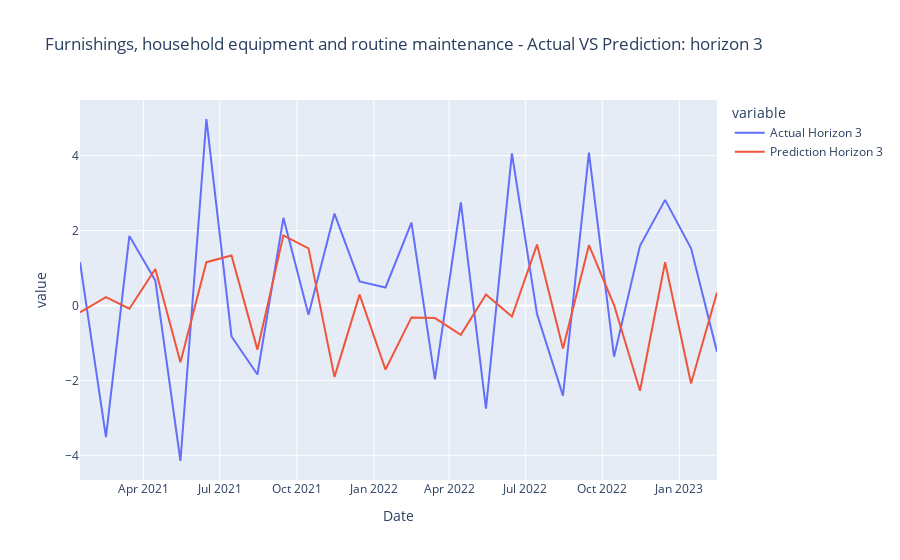
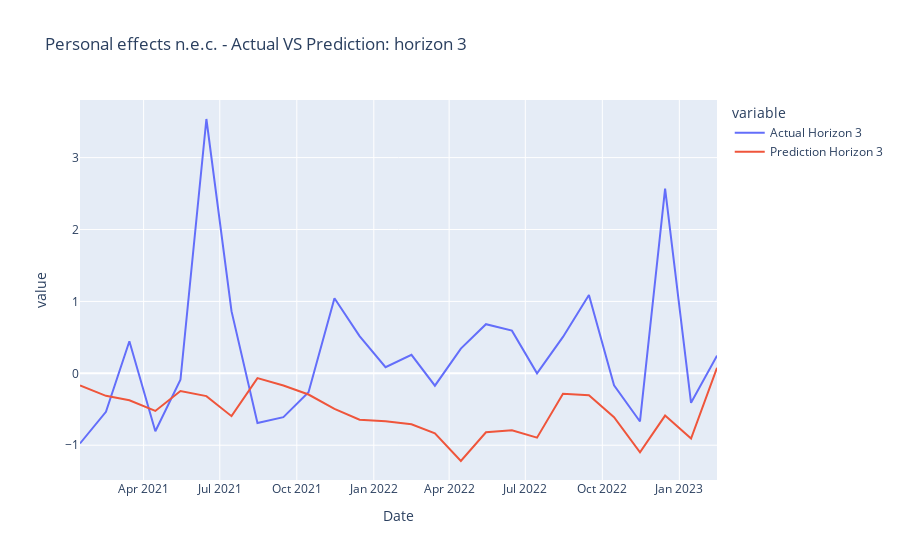
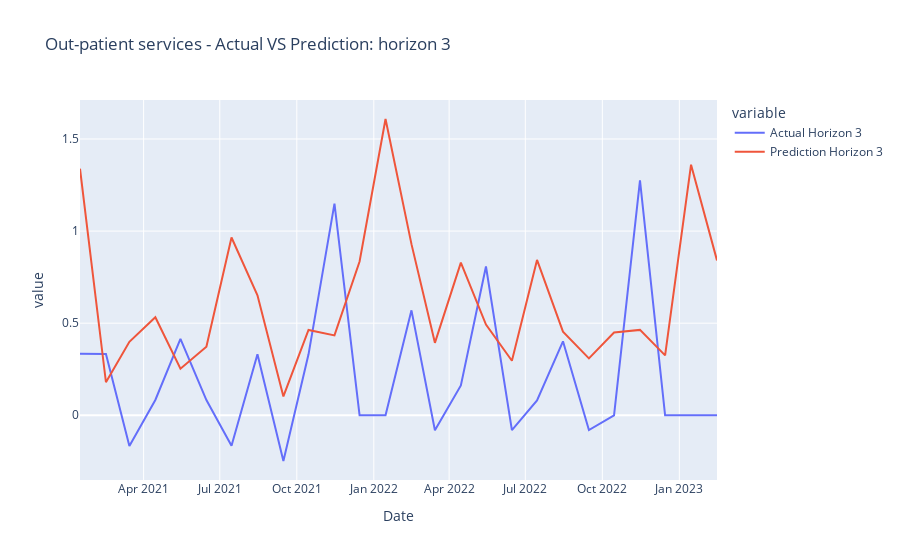
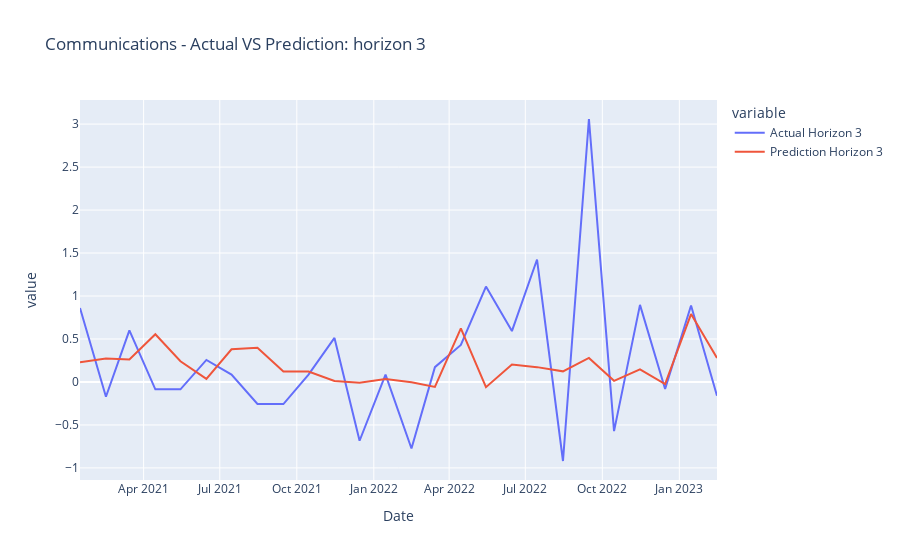

Here is the notebook cell these charts were saved with, in order:
### Code cell
#categories = list(all_data_test_dict_hor_3.keys())
plot_results_horizon(all_data_test_dict_hor_3, categories, 3)

### Figure 1 — Plotly figure (JSON) as saved in the notebook; plotly's stock layout.template omitted (floating-point values rounded to 4 significant figures)
{"data": [{"hovertemplate": "variable=Actual Horizon 3<br>Date=%{x}<br>value=%{y}<extra></extra>", "legendgroup": "Actual Horizon 3", "line": {"color": "#636efa", "dash": "solid"}, "marker": {"symbol": "circle"}, "mode": "lines", "name": "Actual Horizon 3", "orientation": "v", "showlegend": true, "type": "scatter", "x": ["2021-01-15", "2021-02-15", "2021-03-15", "2021-04-15", "2021-05-15", "2021-06-15", "2021-07-15", "2021-08-15", "2021-09-15", "2021-10-15", "2021-11-15", "2021-12-15", "2022-01-15", "2022-02-15", "2022-03-15", "2022-04-15", "2022-05-15", "2022-06-15", "2022-07-15", "2022-08-15", "2022-09-15", "2022-10-15", "2022-11-15", "2022-12-15", "2023-01-15", "2023-02-15", null, null, null], "xaxis": "x", "y": [1.157, -3.512, 1.855, 0.6661, -4.151, 4.978, -0.8265, -1.843, 2.339, -0.248, 2.453, 0.6441, 0.4804, 2.212, -1.972, 2.751, -2.751, 4.06, -0.2298, -2.406, 4.079, -1.367, 1.593, 2.819, 1.525, -1.232, null, null, null], "yaxis": "y"}, {"hovertemplate": "variable=Prediction Horizon 3<br>Date=%{x}<br>value=%{y}<extra></extra>", "legendgroup": "Prediction Horizon 3", "line": {"color": "#EF553B", "dash": "solid"}, "marker": {"symbol": "circle"}, "mode": "lines", "name": "Prediction Horizon 3", "orientation": "v", "showlegend": true, "type": "scatter", "x": ["2021-01-15", "2021-02-15", "2021-03-15", "2021-04-15", "2021-05-15", "2021-06-15", "2021-07-15", "2021-08-15", "2021-09-15", "2021-10-15", "2021-11-15", "2021-12-15", "2022-01-15", "2022-02-15", "2022-03-15", "2022-04-15", "2022-05-15", "2022-06-15", "2022-07-15", "2022-08-15", "2022-09-15", "2022-10-15", "2022-11-15", "2022-12-15", "2023-01-15", "2023-02-15", null, null, null], "xaxis": "x", "y": [-0.1855, 0.2218, -0.08667, 0.9754, -1.513, 1.156, 1.335, -1.178, 1.871, 1.524, -1.905, 0.289, -1.711, -0.3188, -0.3372, -0.7833, 0.2922, -0.2956, 1.625, -1.146, 1.61, 0.01204, -2.275, 1.153, -2.085, 0.3462, 0.07013, -0.8129, null], "yaxis": "y"}], "layout": {"legend": {"title": {"text": "variable"}, "tracegroupgap": 0}, "title": {"text": "Furnishings, household equipment and routine maintenance - Actual VS Prediction: horizon 3"}, "xaxis": {"anchor": "y", "domain": [0, 1], "title": {"text": "Date"}}, "yaxis": {"anchor": "x", "domain": [0, 1], "title": {"text": "value"}}}}

### Figure 2 — Plotly figure (JSON) as saved in the notebook; plotly's stock layout.template omitted (floating-point values rounded to 4 significant figures)
{"data": [{"hovertemplate": "variable=Actual Horizon 3<br>Date=%{x}<br>value=%{y}<extra></extra>", "legendgroup": "Actual Horizon 3", "line": {"color": "#636efa", "dash": "solid"}, "marker": {"symbol": "circle"}, "mode": "lines", "name": "Actual Horizon 3", "orientation": "v", "showlegend": true, "type": "scatter", "x": ["2021-01-15", "2021-02-15", "2021-03-15", "2021-04-15", "2021-05-15", "2021-06-15", "2021-07-15", "2021-08-15", "2021-09-15", "2021-10-15", "2021-11-15", "2021-12-15", "2022-01-15", "2022-02-15", "2022-03-15", "2022-04-15", "2022-05-15", "2022-06-15", "2022-07-15", "2022-08-15", "2022-09-15", "2022-10-15", "2022-11-15", "2022-12-15", "2023-01-15", "2023-02-15", null, null, null], "xaxis": "x", "y": [-0.9756, -0.5362, 0.447, -0.8061, -0.08997, 3.537, 0.8651, -0.6914, -0.609, -0.2621, 1.044, 0.5181, 0.0861, 0.2578, -0.1718, 0.3433, 0.6832, 0.594, 0, 0.5063, 1.088, -0.1667, -0.6695, 2.57, -0.41, 0.2462, null, null, null], "yaxis": "y"}, {"hovertemplate": "variable=Prediction Horizon 3<br>Date=%{x}<br>value=%{y}<extra></extra>", "legendgroup": "Prediction Horizon 3", "line": {"color": "#EF553B", "dash": "solid"}, "marker": {"symbol": "circle"}, "mode": "lines", "name": "Prediction Horizon 3", "orientation": "v", "showlegend": true, "type": "scatter", "x": ["2021-01-15", "2021-02-15", "2021-03-15", "2021-04-15", "2021-05-15", "2021-06-15", "2021-07-15", "2021-08-15", "2021-09-15", "2021-10-15", "2021-11-15", "2021-12-15", "2022-01-15", "2022-02-15", "2022-03-15", "2022-04-15", "2022-05-15", "2022-06-15", "2022-07-15", "2022-08-15", "2022-09-15", "2022-10-15", "2022-11-15", "2022-12-15", "2023-01-15", "2023-02-15", null, null, null], "xaxis": "x", "y": [-0.168, -0.3132, -0.3748, -0.5234, -0.2458, -0.317, -0.5958, -0.06693, -0.1691, -0.2948, -0.4954, -0.6451, -0.6669, -0.7089, -0.8342, -1.219, -0.8195, -0.7908, -0.8945, -0.2836, -0.3033, -0.6097, -1.1, -0.5878, -0.907, 0.07739, -0.1578, -0.3647, null], "yaxis": "y"}], "layout": {"legend": {"title": {"text": "variable"}, "tracegroupgap": 0}, "title": {"text": "Personal effects n.e.c. - Actual VS Prediction: horizon 3"}, "xaxis": {"anchor": "y", "domain": [0, 1], "title": {"text": "Date"}}, "yaxis": {"anchor": "x", "domain": [0, 1], "title": {"text": "value"}}}}

### Figure 3 — Plotly figure (JSON) as saved in the notebook; plotly's stock layout.template omitted (floating-point values rounded to 4 significant figures)
{"data": [{"hovertemplate": "variable=Actual Horizon 3<br>Date=%{x}<br>value=%{y}<extra></extra>", "legendgroup": "Actual Horizon 3", "line": {"color": "#636efa", "dash": "solid"}, "marker": {"symbol": "circle"}, "mode": "lines", "name": "Actual Horizon 3", "orientation": "v", "showlegend": true, "type": "scatter", "x": ["2021-01-15", "2021-02-15", "2021-03-15", "2021-04-15", "2021-05-15", "2021-06-15", "2021-07-15", "2021-08-15", "2021-09-15", "2021-10-15", "2021-11-15", "2021-12-15", "2022-01-15", "2022-02-15", "2022-03-15", "2022-04-15", "2022-05-15", "2022-06-15", "2022-07-15", "2022-08-15", "2022-09-15", "2022-10-15", "2022-11-15", "2022-12-15", "2023-01-15", "2023-02-15", null, null, null], "xaxis": "x", "y": [0.3342, 0.3331, -0.1664, 0.08323, 0.4151, 0.08282, -0.1657, 0.3311, -0.2482, 0.3309, 1.149, 0, 0, 0.5698, -0.0812, 0.1623, 0.8078, -0.08048, 0.08048, 0.4014, -0.08016, 0, 1.275, 0, 0, 0, null, null, null], "yaxis": "y"}, {"hovertemplate": "variable=Prediction Horizon 3<br>Date=%{x}<br>value=%{y}<extra></extra>", "legendgroup": "Prediction Horizon 3", "line": {"color": "#EF553B", "dash": "solid"}, "marker": {"symbol": "circle"}, "mode": "lines", "name": "Prediction Horizon 3", "orientation": "v", "showlegend": true, "type": "scatter", "x": ["2021-01-15", "2021-02-15", "2021-03-15", "2021-04-15", "2021-05-15", "2021-06-15", "2021-07-15", "2021-08-15", "2021-09-15", "2021-10-15", "2021-11-15", "2021-12-15", "2022-01-15", "2022-02-15", "2022-03-15", "2022-04-15", "2022-05-15", "2022-06-15", "2022-07-15", "2022-08-15", "2022-09-15", "2022-10-15", "2022-11-15", "2022-12-15", "2023-01-15", "2023-02-15", null, null, null], "xaxis": "x", "y": [1.339, 0.1793, 0.399, 0.5323, 0.2526, 0.3726, 0.9653, 0.651, 0.1022, 0.4635, 0.4338, 0.8349, 1.609, 0.9292, 0.3932, 0.8286, 0.4926, 0.2961, 0.8434, 0.454, 0.3088, 0.4495, 0.4636, 0.325, 1.361, 0.8408, 0.3004, 0.4477, null], "yaxis": "y"}], "layout": {"legend": {"title": {"text": "variable"}, "tracegroupgap": 0}, "title": {"text": "Out-patient services - Actual VS Prediction: horizon 3"}, "xaxis": {"anchor": "y", "domain": [0, 1], "title": {"text": "Date"}}, "yaxis": {"anchor": "x", "domain": [0, 1], "title": {"text": "value"}}}}

### Figure 4 — Plotly figure (JSON) as saved in the notebook; plotly's stock layout.template omitted (floating-point values rounded to 4 significant figures)
{"data": [{"hovertemplate": "variable=Actual Horizon 3<br>Date=%{x}<br>value=%{y}<extra></extra>", "legendgroup": "Actual Horizon 3", "line": {"color": "#636efa", "dash": "solid"}, "marker": {"symbol": "circle"}, "mode": "lines", "name": "Actual Horizon 3", "orientation": "v", "showlegend": true, "type": "scatter", "x": ["2021-01-15", "2021-02-15", "2021-03-15", "2021-04-15", "2021-05-15", "2021-06-15", "2021-07-15", "2021-08-15", "2021-09-15", "2021-10-15", "2021-11-15", "2021-12-15", "2022-01-15", "2022-02-15", "2022-03-15", "2022-04-15", "2022-05-15", "2022-06-15", "2022-07-15", "2022-08-15", "2022-09-15", "2022-10-15", "2022-11-15", "2022-12-15", "2023-01-15", "2023-02-15", null, null, null], "xaxis": "x", "y": [0.8613, -0.1717, 0.5996, -0.08543, -0.08551, 0.2563, 0.08529, -0.2561, -0.2567, 0.08565, 0.5124, -0.6838, 0.08573, -0.7742, 0.1726, 0.4301, 1.11, 0.5925, 1.424, -0.9194, 3.059, -0.5717, 0.8969, -0.0812, 0.8896, -0.1612, null, null, null], "yaxis": "y"}, {"hovertemplate": "variable=Prediction Horizon 3<br>Date=%{x}<br>value=%{y}<extra></extra>", "legendgroup": "Prediction Horizon 3", "line": {"color": "#EF553B", "dash": "solid"}, "marker": {"symbol": "circle"}, "mode": "lines", "name": "Prediction Horizon 3", "orientation": "v", "showlegend": true, "type": "scatter", "x": ["2021-01-15", "2021-02-15", "2021-03-15", "2021-04-15", "2021-05-15", "2021-06-15", "2021-07-15", "2021-08-15", "2021-09-15", "2021-10-15", "2021-11-15", "2021-12-15", "2022-01-15", "2022-02-15", "2022-03-15", "2022-04-15", "2022-05-15", "2022-06-15", "2022-07-15", "2022-08-15", "2022-09-15", "2022-10-15", "2022-11-15", "2022-12-15", "2023-01-15", "2023-02-15", null, null, null], "xaxis": "x", "y": [0.2306, 0.2737, 0.2628, 0.5554, 0.2407, 0.03536, 0.3805, 0.3981, 0.1226, 0.1223, 0.01262, -0.008275, 0.03469, -0.003095, -0.05729, 0.623, -0.06094, 0.2021, 0.1727, 0.1235, 0.2792, 0.01325, 0.1473, -0.02446, 0.7896, 0.2798, 0.602, 0.3805, null], "yaxis": "y"}], "layout": {"legend": {"title": {"text": "variable"}, "tracegroupgap": 0}, "title": {"text": "Communications - Actual VS Prediction: horizon 3"}, "xaxis": {"anchor": "y", "domain": [0, 1], "title": {"text": "Date"}}, "yaxis": {"anchor": "x", "domain": [0, 1], "title": {"text": "value"}}}}
